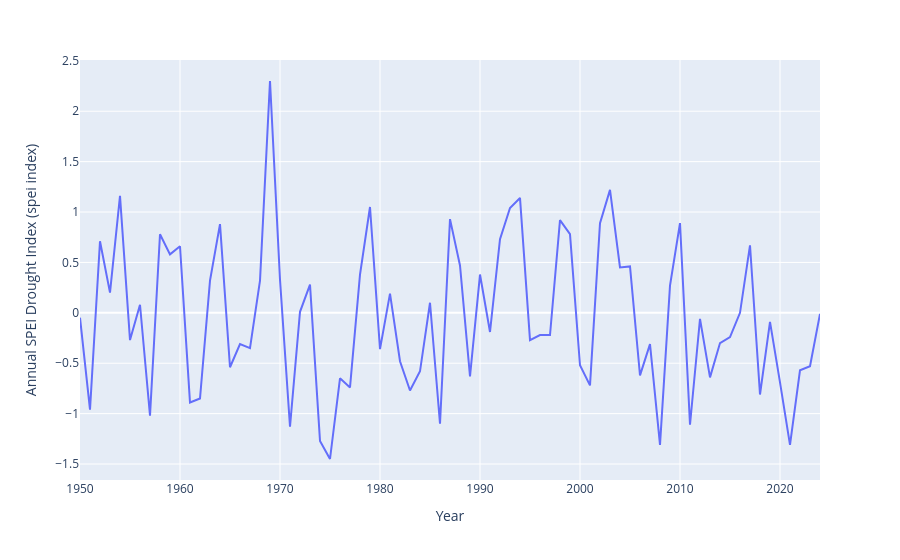
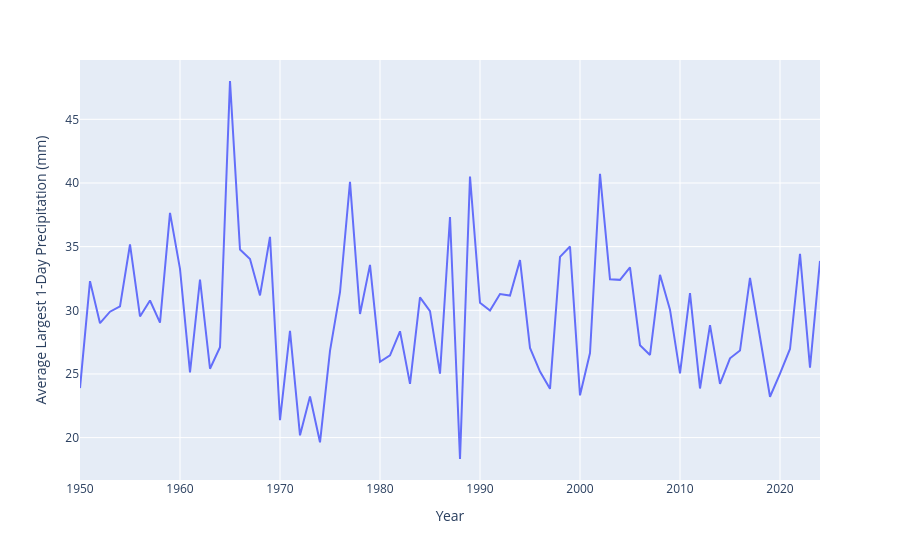
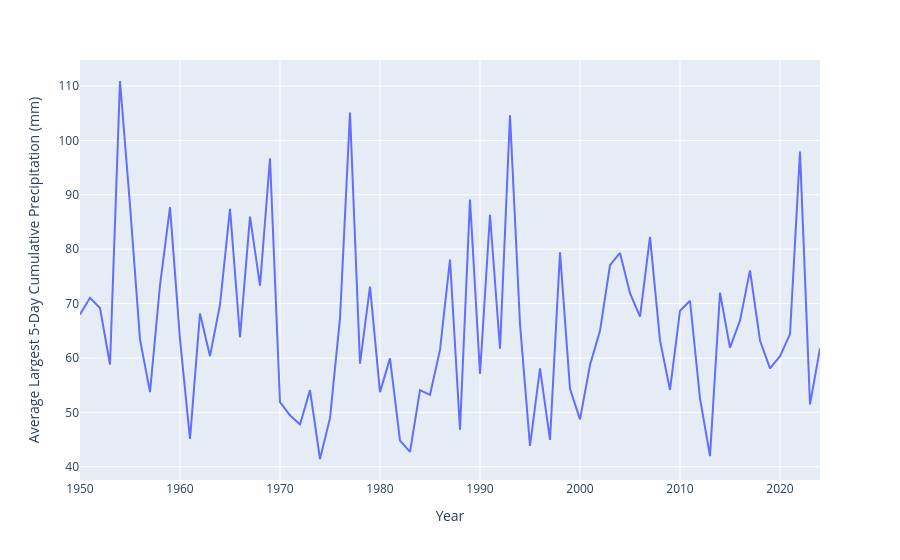
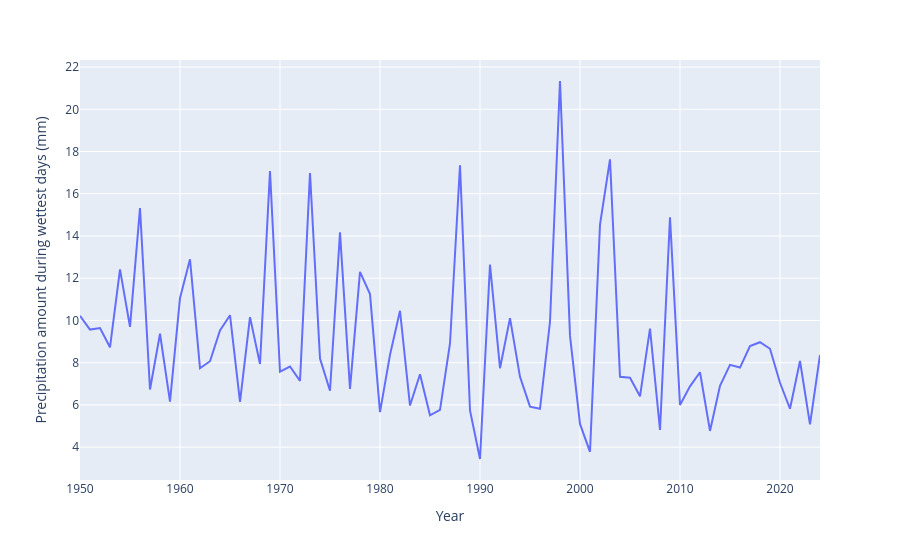

Source (notebook cell) for these figures, in order:
### Code cell
data2 = data2.rename(columns={'Category':'Year'})
parametrs = [
    'Annual SPEI Drought Index (spei index)',
    'Average Largest 1-Day Precipitation (mm)',
    'Average Largest 5-Day Cumulative Precipitation (mm)',
    'Precipitation amount during wettest days (mm)',
    'Relative Humidity (%)',
    'Temperature-based Excess Mortality (factor)'
]
for d in parametrs:
    fig = px.line(data2, x='Year', y=d)
    fig.show()

### Figure 1 — Plotly figure (JSON) as saved in the notebook; plotly's stock layout.template omitted (floating-point values rounded to 4 significant figures)
{"data": [{"hovertemplate": "Year=%{x}<br>Annual SPEI Drought Index (spei index)=%{y}<extra></extra>", "legendgroup": "", "line": {"color": "#636efa", "dash": "solid"}, "marker": {"symbol": "circle"}, "mode": "lines", "name": "", "orientation": "v", "showlegend": false, "type": "scatter", "x": [1950, 1951, 1952, 1953, 1954, 1955, 1956, 1957, 1958, 1959, 1960, 1961, 1962, 1963, 1964, 1965, 1966, 1967, 1968, 1969, 1970, 1971, 1972, 1973, 1974, 1975, 1976, 1977, 1978, 1979, 1980, 1981, 1982, 1983, 1984, 1985, 1986, 1987, 1988, 1989, 1990, 1991, 1992, 1993, 1994, 1995, 1996, 1997, 1998, 1999, 2000, 2001, 2002, 2003, 2004, 2005, 2006, 2007, 2008, 2009, 2010, 2011, 2012, 2013, 2014, 2015, 2016, 2017, 2018, 2019, 2020, 2021, 2022, 2023, 2024], "xaxis": "x", "y": [-0.04757, -0.96, 0.71, 0.2, 1.16, -0.27, 0.08, -1.02, 0.78, 0.58, 0.66, -0.89, -0.85, 0.32, 0.88, -0.54, -0.31, -0.35, 0.32, 2.3, 0.33, -1.13, 0.01, 0.28, -1.27, -1.45, -0.65, -0.74, 0.38, 1.05, -0.36, 0.19, -0.48, -0.77, -0.58, 0.1, -1.1, 0.93, 0.47, -0.63, 0.38, -0.19, 0.73, 1.04, 1.14, -0.27, -0.22, -0.22, 0.92, 0.78, -0.52, -0.72, 0.89, 1.22, 0.45, 0.46, -0.62, -0.31, -1.31, 0.27, 0.89, -1.11, -0.06, -0.64, -0.3, -0.24, 0, 0.67, -0.81, -0.09, -0.69, -1.31, -0.57, -0.53, -0.01], "yaxis": "y"}], "layout": {"legend": {"tracegroupgap": 0}, "margin": {"t": 60}, "xaxis": {"anchor": "y", "domain": [0, 1], "title": {"text": "Year"}}, "yaxis": {"anchor": "x", "domain": [0, 1], "title": {"text": "Annual SPEI Drought Index (spei index)"}}}}

### Figure 2 — Plotly figure (JSON) as saved in the notebook; plotly's stock layout.template omitted (floating-point values rounded to 4 significant figures)
{"data": [{"hovertemplate": "Year=%{x}<br>Average Largest 1-Day Precipitation (mm)=%{y}<extra></extra>", "legendgroup": "", "line": {"color": "#636efa", "dash": "solid"}, "marker": {"symbol": "circle"}, "mode": "lines", "name": "", "orientation": "v", "showlegend": false, "type": "scatter", "x": [1950, 1951, 1952, 1953, 1954, 1955, 1956, 1957, 1958, 1959, 1960, 1961, 1962, 1963, 1964, 1965, 1966, 1967, 1968, 1969, 1970, 1971, 1972, 1973, 1974, 1975, 1976, 1977, 1978, 1979, 1980, 1981, 1982, 1983, 1984, 1985, 1986, 1987, 1988, 1989, 1990, 1991, 1992, 1993, 1994, 1995, 1996, 1997, 1998, 1999, 2000, 2001, 2002, 2003, 2004, 2005, 2006, 2007, 2008, 2009, 2010, 2011, 2012, 2013, 2014, 2015, 2016, 2017, 2018, 2019, 2020, 2021, 2022, 2023, 2024], "xaxis": "x", "y": [23.89, 32.29, 28.99, 29.89, 30.31, 35.17, 29.52, 30.77, 29.03, 37.65, 33.26, 25.13, 32.42, 25.41, 27.1, 48.01, 34.77, 34.03, 31.17, 35.77, 21.37, 28.38, 20.18, 23.23, 19.63, 26.81, 31.42, 40.09, 29.71, 33.57, 25.96, 26.46, 28.35, 24.22, 31.02, 29.94, 25.03, 37.33, 18.32, 40.51, 30.59, 29.99, 31.28, 31.16, 33.94, 27.04, 25.19, 23.83, 34.2, 35.01, 23.32, 26.64, 40.72, 32.43, 32.39, 33.37, 27.26, 26.49, 32.79, 30.05, 25.04, 31.35, 23.86, 28.83, 24.22, 26.23, 26.84, 32.54, 27.88, 23.21, 25.02, 26.96, 34.44, 25.49, 33.88], "yaxis": "y"}], "layout": {"legend": {"tracegroupgap": 0}, "margin": {"t": 60}, "xaxis": {"anchor": "y", "domain": [0, 1], "title": {"text": "Year"}}, "yaxis": {"anchor": "x", "domain": [0, 1], "title": {"text": "Average Largest 1-Day Precipitation (mm)"}}}}

### Figure 3 — Plotly figure (JSON) as saved in the notebook; plotly's stock layout.template omitted (floating-point values rounded to 4 significant figures)
{"data": [{"hovertemplate": "Year=%{x}<br>Average Largest 5-Day Cumulative Precipitation (mm)=%{y}<extra></extra>", "legendgroup": "", "line": {"color": "#636efa", "dash": "solid"}, "marker": {"symbol": "circle"}, "mode": "lines", "name": "", "orientation": "v", "showlegend": false, "type": "scatter", "x": [1950, 1951, 1952, 1953, 1954, 1955, 1956, 1957, 1958, 1959, 1960, 1961, 1962, 1963, 1964, 1965, 1966, 1967, 1968, 1969, 1970, 1971, 1972, 1973, 1974, 1975, 1976, 1977, 1978, 1979, 1980, 1981, 1982, 1983, 1984, 1985, 1986, 1987, 1988, 1989, 1990, 1991, 1992, 1993, 1994, 1995, 1996, 1997, 1998, 1999, 2000, 2001, 2002, 2003, 2004, 2005, 2006, 2007, 2008, 2009, 2010, 2011, 2012, 2013, 2014, 2015, 2016, 2017, 2018, 2019, 2020, 2021, 2022, 2023, 2024], "xaxis": "x", "y": [68, 71.06, 69.19, 58.8, 110.9, 88.04, 63.42, 53.72, 73.36, 87.71, 63.4, 45.13, 68.18, 60.33, 69.81, 87.4, 63.82, 85.99, 73.28, 96.71, 51.86, 49.46, 47.78, 54.08, 41.42, 48.93, 67.26, 105.1, 58.94, 73.12, 53.72, 59.92, 44.79, 42.74, 54.07, 53.22, 61.47, 78.08, 46.81, 89.13, 57.08, 86.33, 61.69, 104.6, 66.21, 43.84, 58.07, 44.94, 79.44, 54.33, 48.7, 58.69, 64.98, 77.07, 79.3, 71.91, 67.58, 82.26, 63.23, 54.12, 68.69, 70.52, 52.57, 41.94, 72.01, 61.88, 66.87, 76.1, 63.21, 58.08, 60.33, 64.38, 97.93, 51.46, 61.75], "yaxis": "y"}], "layout": {"legend": {"tracegroupgap": 0}, "margin": {"t": 60}, "xaxis": {"anchor": "y", "domain": [0, 1], "title": {"text": "Year"}}, "yaxis": {"anchor": "x", "domain": [0, 1], "title": {"text": "Average Largest 5-Day Cumulative Precipitation (mm)"}}}}

### Figure 4 — Plotly figure (JSON) as saved in the notebook; plotly's stock layout.template omitted (floating-point values rounded to 4 significant figures)
{"data": [{"hovertemplate": "Year=%{x}<br>Precipitation amount during wettest days (mm)=%{y}<extra></extra>", "legendgroup": "", "line": {"color": "#636efa", "dash": "solid"}, "marker": {"symbol": "circle"}, "mode": "lines", "name": "", "orientation": "v", "showlegend": false, "type": "scatter", "x": [1950, 1951, 1952, 1953, 1954, 1955, 1956, 1957, 1958, 1959, 1960, 1961, 1962, 1963, 1964, 1965, 1966, 1967, 1968, 1969, 1970, 1971, 1972, 1973, 1974, 1975, 1976, 1977, 1978, 1979, 1980, 1981, 1982, 1983, 1984, 1985, 1986, 1987, 1988, 1989, 1990, 1991, 1992, 1993, 1994, 1995, 1996, 1997, 1998, 1999, 2000, 2001, 2002, 2003, 2004, 2005, 2006, 2007, 2008, 2009, 2010, 2011, 2012, 2013, 2014, 2015, 2016, 2017, 2018, 2019, 2020, 2021, 2022, 2023, 2024], "xaxis": "x", "y": [10.22, 9.57, 9.64, 8.73, 12.42, 9.7, 15.32, 6.73, 9.37, 6.16, 11.06, 12.9, 7.74, 8.07, 9.53, 10.25, 6.14, 10.16, 7.94, 17.07, 7.58, 7.82, 7.14, 16.98, 8.2, 6.67, 14.17, 6.76, 12.3, 11.25, 5.66, 8.37, 10.46, 5.97, 7.45, 5.51, 5.77, 8.91, 17.35, 5.74, 3.44, 12.65, 7.74, 10.11, 7.33, 5.92, 5.82, 9.94, 21.34, 9.27, 5.1, 3.78, 14.54, 17.63, 7.33, 7.29, 6.41, 9.61, 4.82, 14.89, 6, 6.88, 7.55, 4.77, 6.91, 7.9, 7.77, 8.79, 8.97, 8.66, 7.05, 5.82, 8.08, 5.08, 8.37], "yaxis": "y"}], "layout": {"legend": {"tracegroupgap": 0}, "margin": {"t": 60}, "xaxis": {"anchor": "y", "domain": [0, 1], "title": {"text": "Year"}}, "yaxis": {"anchor": "x", "domain": [0, 1], "title": {"text": "Precipitation amount during wettest days (mm)"}}}}
